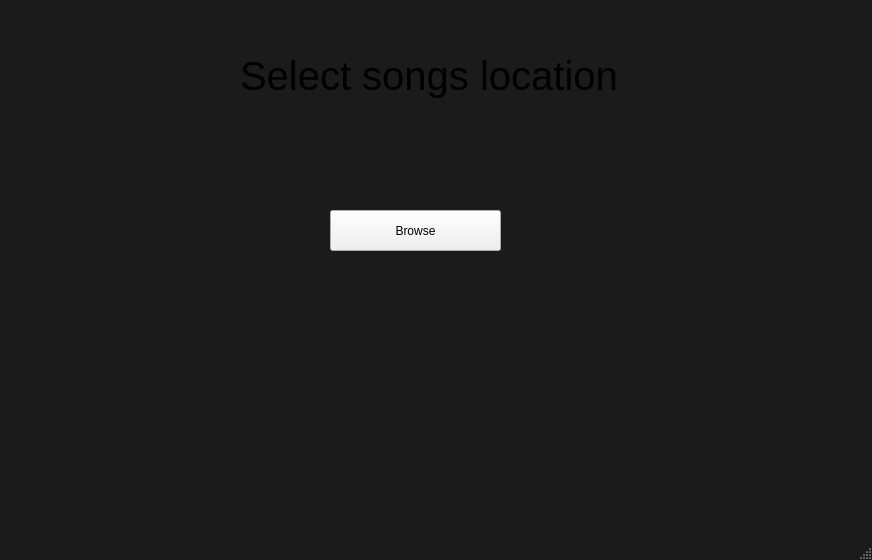
<?xml version="1.0" encoding="UTF-8"?>
<ui version="4.0">
 <class>MainWindow</class>
 <widget class="QMainWindow" name="MainWindow">
  <property name="geometry">
   <rect>
    <x>0</x>
    <y>0</y>
    <width>872</width>
    <height>560</height>
   </rect>
  </property>
  <property name="windowTitle">
   <string>MainWindow</string>
  </property>
  <property name="styleSheet">
   <string notr="true">QMainWindow {
background:rgb(27, 27, 27)
}</string>
  </property>
  <widget class="QWidget" name="centralwidget">
   <widget class="QLabel" name="label">
    <property name="geometry">
     <rect>
      <x>240</x>
      <y>10</y>
      <width>401</width>
      <height>131</height>
     </rect>
    </property>
    <property name="font">
     <font>
      <pointsize>30</pointsize>
     </font>
    </property>
    <property name="styleSheet">
     <string notr="true">QLabel{
color:white
}butt</string>
    </property>
    <property name="text">
     <string>Select songs location</string>
    </property>
   </widget>
   <widget class="QPushButton" name="FileButton">
    <property name="geometry">
     <rect>
      <x>330</x>
      <y>210</y>
      <width>171</width>
      <height>41</height>
     </rect>
    </property>
    <property name="text">
     <string>Browse</string>
    </property>
   </widget>
  </widget>
  <widget class="QMenuBar" name="menubar">
   <property name="geometry">
    <rect>
     <x>0</x>
     <y>0</y>
     <width>872</width>
     <height>21</height>
    </rect>
   </property>
  </widget>
  <widget class="QStatusBar" name="statusbar"/>
 </widget>
 <resources/>
 <connections/>
</ui>
